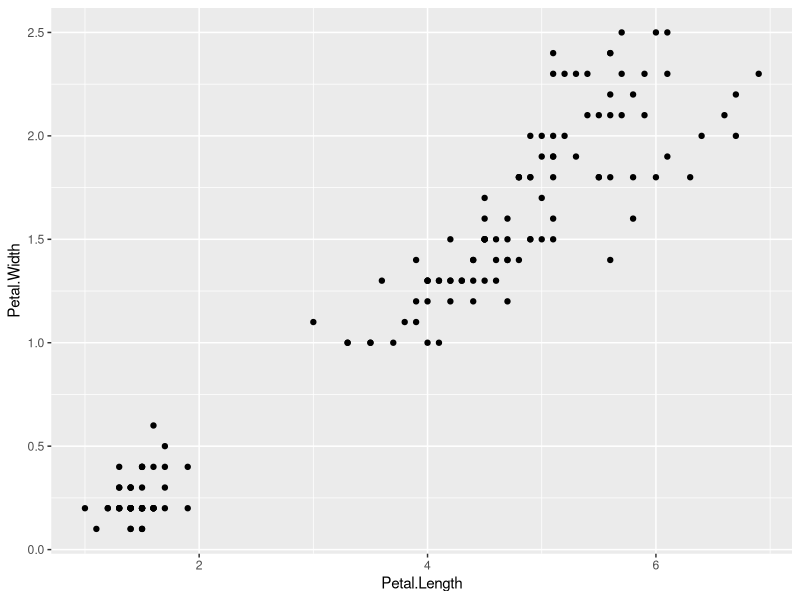
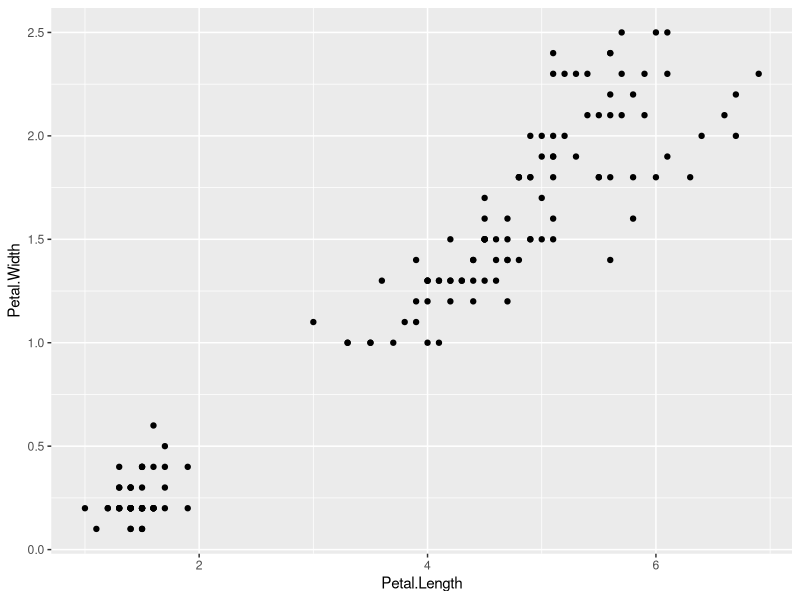
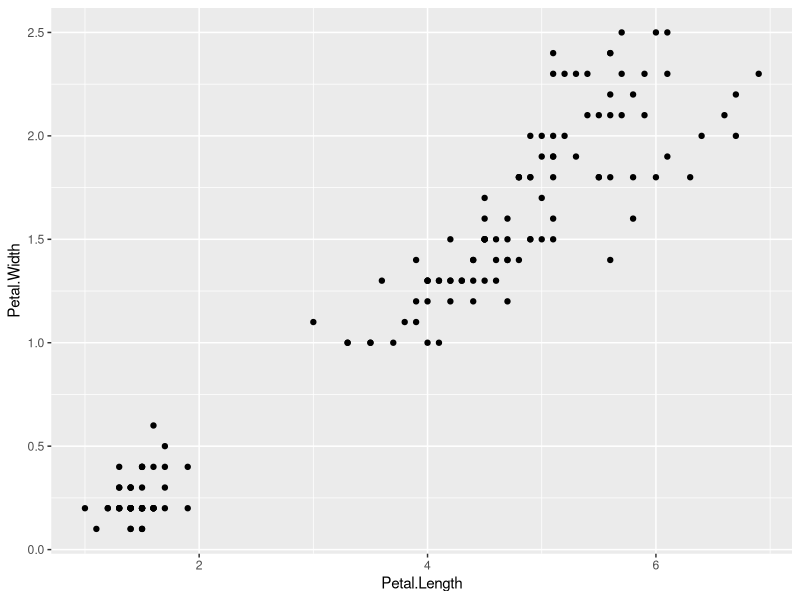
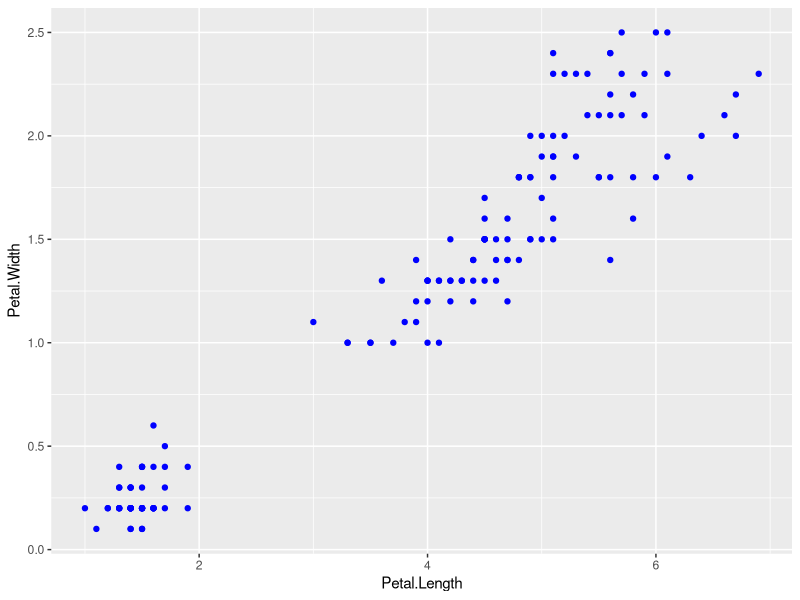
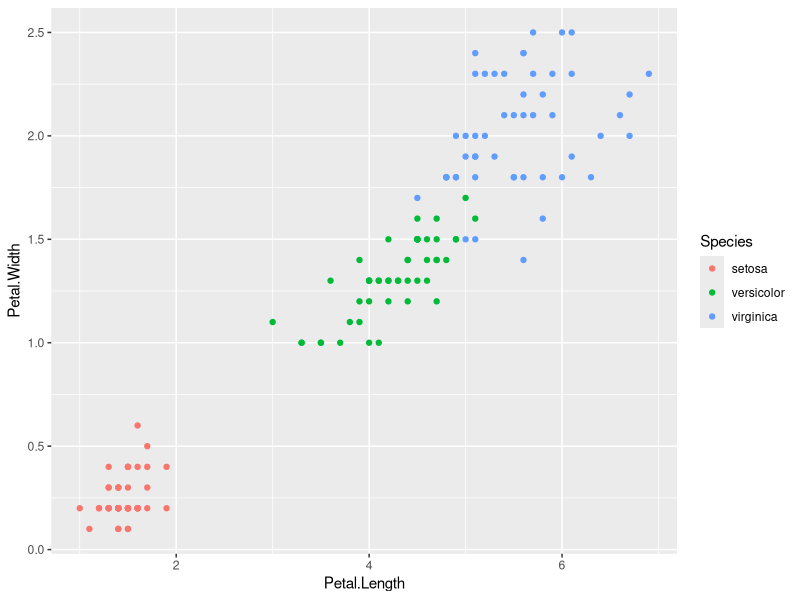
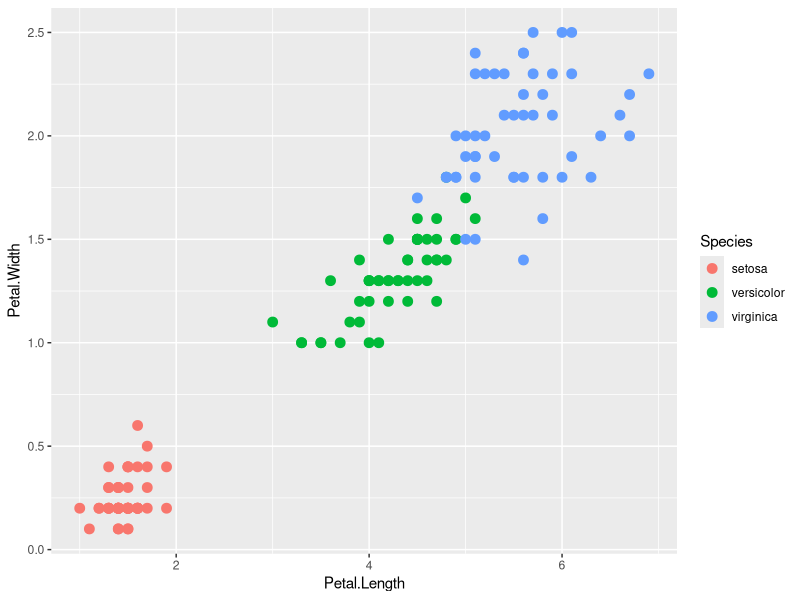
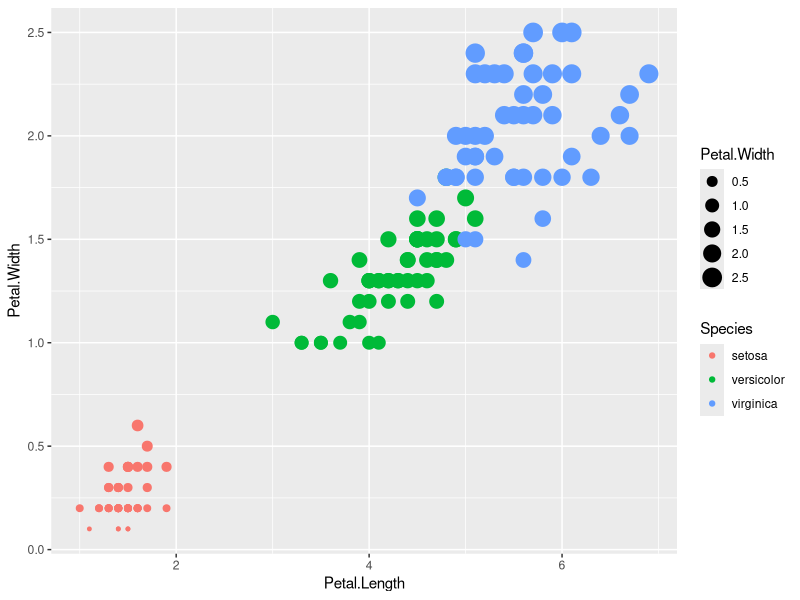
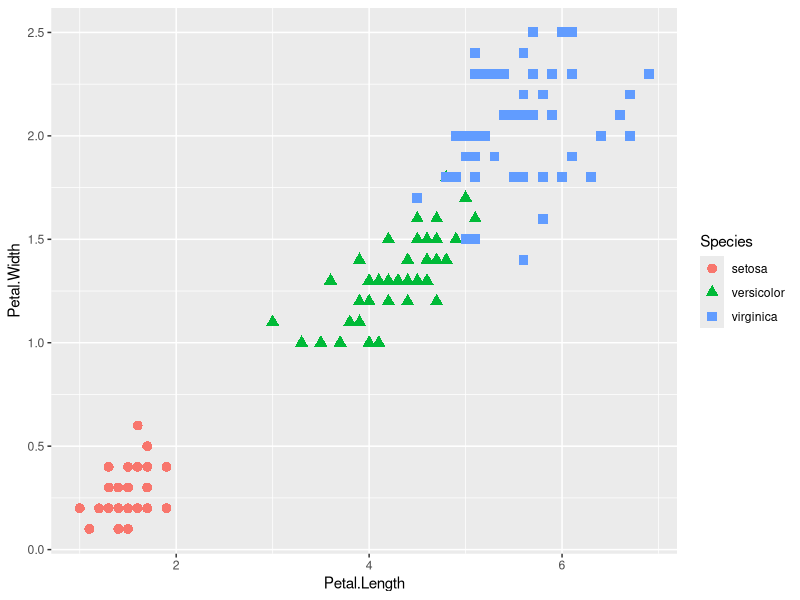

Generate these figures, in order, with R:
# this file is intendend to introduce you to ggplot in R

# load the libraries each time you restart R	
library(tidyverse)	
library(lubridate)	
library(scales)	
library(readxl)
library(skimr)	
	
#' read in the csv file	
#' note here we are using relative file paths to find the file	
#' try hitting "" and then tab inside of the "" - this will bring up choices	
iris.df <- read_csv("data/iris.csv")	
	
#'Lets read in the iris excel file
#'The only thing that you might need to do is specify the sheet if you use 
#'multiple sheets
#'

iris_excel.df <- read_excel("data/iris_excel.xlsx", sheet="iris_excel")	# if there is only one sheet - no worries


#' ##View Data     	
#' Look at the data with glimpse	
glimpse(iris.df)	
 	
#' Look at the top or bottle of the data	
#' you can also look at the top or `head` or bottom `tail` of the dataframe
#' what would that look like?


#' This is the start of how to make a plot in ggplot
ggplot(data=iris.df, aes(x=Petal.Length, y=Petal.Width)) +	
  geom_point()	


#' This is the same as the above plot but puts the aesthetics in the geometry
ggplot(data=iris.df) +	
  geom_point(aes(x=Petal.Length, y=Petal.Width))	



#' What is the advantage of doing the above method? 
#' How could you add a set of points for `Sepal.Length` and `Sepal.Width` to the 
#' existing graph
ggplot(data=iris.df) +	
  geom_point(aes(x=Petal.Length, y=Petal.Width))	




#' ##Colors of points that are all the same     	
ggplot(data=iris.df, aes(x=Petal.Length, y=Petal.Width)) +	
  geom_point(color="blue")	

#' Map the color to species	categories
ggplot(data=iris.df, aes(x=Petal.Length, y=Petal.Width, color=Species)) +	
  geom_point()	

#' size of points
ggplot(data=iris.df, aes(x=Petal.Length, y=Petal.Width, color=Species)) +	
  geom_point(size=3)	




#' ##Size of points based on Petal Width and color based on species 	
ggplot(data=iris.df, aes(x=Petal.Length, y=Petal.Width, size=Petal.Width, color=Species)) +	
  geom_point()	
 	


#' ##Shapes of Points    	
ggplot(data=iris.df, aes(x=Petal.Length, y=Petal.Width, shape=Species, color=Species)) +	
  geom_point(size=3)	
	


#' What is intersting to do is to make multiple plots based on one of the grouping 
#' characters to see the distribution of points in each category
#' ## Facetting 	
#' Now the cool thing to be able to look at data is to be able to facet or look at subplots of all of the data at once	
ggplot(data=iris.df) +	
  geom_point(aes(x=Petal.Length, y=Petal.Width, shape=Species, color=Species)) +	
  facet_grid(. ~ Species)	
 	
ggplot(data=iris.df) +	
  geom_point(aes(x=Petal.Length, y=Petal.Width, shape=Species, color=Species)) +	
  facet_grid(Species ~ ., scales = "free") 	

#' How do the above gaphs works - not that there is always one axis that the scales are the same
#' We can use Facet wrap to get around this a bit easier.  
	
#' Facet wrap is slightly different and will allow you to have all free scales and facet by species	
ggplot(data=iris.df, aes(x=Petal.Length, y=Petal.Width, shape=Species, color=Species)) +	
  geom_point() +	
  facet_wrap("Species", scales = "free")	

	
#' ## Adding Titles      	
#' Now to add in some of the basic things you might want to have on there to make 
#' it look nicer. We will work more on this later to get it publication quality 
#' but this is a start.  	
ggplot(data=iris.df, aes(x=Petal.Length, y=Petal.Width, shape=Species, color=Species)) +	
  geom_point() +	
  ggtitle("Petal Shape") +	
  labs(x="Petal Length", y="Petal Width")	

 	
#' ##Time series plots    	
streams.df <- read_csv("data/streams_q_gage_no3.csv", guess_max = 10000)	
	
glimpse(streams.df)	


#' ##Basic time series plot	
ggplot(streams.df, aes(datetime, no3_mgl, color=site)) +	
  geom_point()	

#' ##Scales - time series	
ggplot(streams.df, aes(datetime, no3_mgl, color=site)) +	
  geom_point() +	
  scale_y_continuous()+ #expand=c(0,0), breaks=c(0,30,60)	
     scale_x_datetime(date_breaks = "1 month",	
                  limits = ymd_hms(c('2017-01-01 00:00:00','2017-12-31 00:00:00')),	
                  labels=date_format("%Y-%b-%d"), expand=c(0,0))	

#' ##Themes	
ggplot(streams.df, aes(datetime, no3_mgl, color=site)) +	
  geom_point() +	
  scale_y_continuous()+ #expand=c(0,0), breaks=c(0,30,60)	
     scale_x_datetime(date_breaks = "1 month",	
                  limits = ymd_hms(c('2017-01-01 00:00:00','2017-12-31 00:00:00')),	
                  labels=date_format("%Y-%b-%d"), expand=c(0,0)) +	
  theme_bw()	


#' ##Theme - adjust text	
ggplot(streams.df, aes(datetime, no3_mgl, color=site)) +	
  geom_point() +	
  scale_y_continuous()+ #expand=c(0,0), breaks=c(0,30,60)	
     scale_x_datetime(date_breaks = "1 month",	
                  limits = ymd_hms(c('2017-01-01 00:00:00','2017-12-31 00:00:00')),	
                  labels=date_format("%Y-%b-%d"), expand=c(0,0)) +	
  theme(	
       # LABLES APPEARANCE	
       axis.title.x=element_text(size=12, face="bold"),	
       axis.title.y=element_text(size=12, face="bold"),	
       axis.text.x = element_text(size=10, face="bold", angle=45, hjust=1),	
       axis.text.y = element_text(size=10, face="bold"))	

	
#' ##Final time series plot	
#' So lets make all the changes to the graph that we might want to do	
ggplot(streams.df, aes(datetime, no3_mgl, color=site)) +	
  geom_point() +	
  scale_y_continuous()+ #expand=c(0,0), breaks=c(0,30,60)	
     scale_x_datetime(date_breaks = "1 month",	
                  limits = ymd_hms(c('2017-01-01 00:00:00','2017-12-31 00:00:00')),	
                  labels=date_format("%Y-%b-%d"), expand=c(0,0)) +	
  scale_color_manual (name="Sites",	
                      labels=c("Indian Cr.", "Vermillion Cr."),	
                      values=c("red","darkblue")) +	
  labs(x = "", y = "Nitrate NO3 (mg L^-1") +	
theme(	
    # LABLES APPEARANCE	
    axis.title.x=element_text(size=12, face="bold"),	
    axis.title.y=element_text(size=12, face="bold"),	
    axis.text.x = element_text(size=10, face="bold", angle=45, hjust=1),	
    axis.text.y = element_text(size=10, face="bold"),	
 # plot.title = element_text(hjust = 0.5, colour="black", size=22, face="bold"),	
 # LEGEND	
 # legend.position="none",	
 # LEGEND TEXT	
 legend.text = element_text(colour="black", size = 12, face = "bold"),	
 # LEGEND TITLE	
 legend.title = element_text(colour="black", size=14, face="bold"),	
 # LEGEND POSITION AND JUSTIFICATION	
 # legend.justification=c(0.1,1),	
 # legend.position=c(0.02,.99),	
 # PLOT COLORS	
 # REMOVE BOX BEHIND LEGEND SYMBOLS	
 # REMOVE LEGEND BOX	
  legend.key = element_rect(fill = "transparent", colour = "transparent"),	
 # REMOVE LEGEND BOX	
  legend.background = element_rect(fill = "transparent", colour = "transparent"),	
 # #REMOVE PLOT FILL AND GRIDS	
 # panel.background=element_rect(fill = "transparent", colour = "transparent"),	
 # # removes the window background	
 # plot.background=element_rect(fill="transparent",colour=NA),	
 # # removes the grid lines	
 # panel.grid.major = element_blank(),	
 # panel.grid.minor = element_blank(),	
 # ADD AXES LINES AND SIZE	
 axis.line.x = element_line(color="black", size = 0.3),	
 axis.line.y = element_line(color="black", size = 0.3),	
 # ADD PLOT BOX	
 panel.border = element_rect(colour = "black", fill=NA, size=0.3))	
